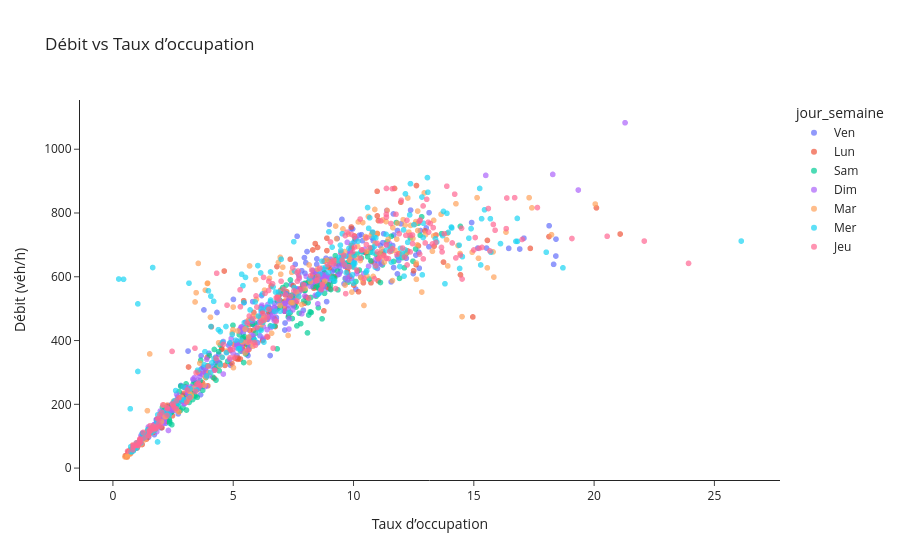

Write notebook code for a chart like this one.
### Code cell
df_scatter = df_axe.dropna(subset=['Débit horaire','Taux d\'occupation']).copy()
fig = px.scatter(
    df_scatter, x='Taux d\'occupation', y='Débit horaire',
    color='jour_semaine', opacity=0.7,
    title=f"Débit vs Taux d’occupation",
    labels={'Taux d\'occupation':'Taux d’occupation','Débit horaire':'Débit (véh/h)'}
)

fig.update_layout(template='simple_white')
fig.show()

### Figure 1 — Plotly figure (JSON) as saved in the notebook; plotly's stock layout.template omitted (floating-point values rounded to 4 significant figures; data arrays with more than 128 entries replaced by an {"elided": "..."} marker saying what was removed)
{"data": [{"hovertemplate": "jour_semaine=Ven<br>Taux d’occupation=%{x}<br>Débit (véh/h)=%{y}<extra></extra>", "legendgroup": "Ven", "marker": {"color": "#636efa", "opacity": 0.7, "symbol": "circle"}, "mode": "markers", "name": "Ven", "showlegend": true, "type": "scattergl", "x": {"elided": "192 float values"}, "xaxis": "x", "y": {"elided": "192 float values"}, "yaxis": "y"}, {"hovertemplate": "jour_semaine=Lun<br>Taux d’occupation=%{x}<br>Débit (véh/h)=%{y}<extra></extra>", "legendgroup": "Lun", "marker": {"color": "#EF553B", "opacity": 0.7, "symbol": "circle"}, "mode": "markers", "name": "Lun", "showlegend": true, "type": "scattergl", "x": {"elided": "191 float values"}, "xaxis": "x", "y": {"elided": "191 float values"}, "yaxis": "y"}, {"hovertemplate": "jour_semaine=Sam<br>Taux d’occupation=%{x}<br>Débit (véh/h)=%{y}<extra></extra>", "legendgroup": "Sam", "marker": {"color": "#00cc96", "opacity": 0.7, "symbol": "circle"}, "mode": "markers", "name": "Sam", "showlegend": true, "type": "scattergl", "x": {"elided": "192 float values"}, "xaxis": "x", "y": {"elided": "192 float values"}, "yaxis": "y"}, {"hovertemplate": "jour_semaine=Dim<br>Taux d’occupation=%{x}<br>Débit (véh/h)=%{y}<extra></extra>", "legendgroup": "Dim", "marker": {"color": "#ab63fa", "opacity": 0.7, "symbol": "circle"}, "mode": "markers", "name": "Dim", "showlegend": true, "type": "scattergl", "x": {"elided": "191 float values"}, "xaxis": "x", "y": {"elided": "191 float values"}, "yaxis": "y"}, {"hovertemplate": "jour_semaine=Mar<br>Taux d’occupation=%{x}<br>Débit (véh/h)=%{y}<extra></extra>", "legendgroup": "Mar", "marker": {"color": "#FFA15A", "opacity": 0.7, "symbol": "circle"}, "mode": "markers", "name": "Mar", "showlegend": true, "type": "scattergl", "x": {"elided": "208 float values"}, "xaxis": "x", "y": {"elided": "208 float values"}, "yaxis": "y"}, {"hovertemplate": "jour_semaine=Mer<br>Taux d’occupation=%{x}<br>Débit (véh/h)=%{y}<extra></extra>", "legendgroup": "Mer", "marker": {"color": "#19d3f3", "opacity": 0.7, "symbol": "circle"}, "mode": "markers", "name": "Mer", "showlegend": true, "type": "scattergl", "x": {"elided": "216 float values"}, "xaxis": "x", "y": {"elided": "216 float values"}, "yaxis": "y"}, {"hovertemplate": "jour_semaine=Jeu<br>Taux d’occupation=%{x}<br>Débit (véh/h)=%{y}<extra></extra>", "legendgroup": "Jeu", "marker": {"color": "#FF6692", "opacity": 0.7, "symbol": "circle"}, "mode": "markers", "name": "Jeu", "showlegend": true, "type": "scattergl", "x": {"elided": "214 float values"}, "xaxis": "x", "y": {"elided": "214 float values"}, "yaxis": "y"}], "layout": {"legend": {"title": {"text": "jour_semaine"}, "tracegroupgap": 0}, "title": {"text": "Débit vs Taux d’occupation"}, "xaxis": {"anchor": "y", "domain": [0, 1], "title": {"text": "Taux d’occupation"}}, "yaxis": {"anchor": "x", "domain": [0, 1], "title": {"text": "Débit (véh/h)"}}}}
